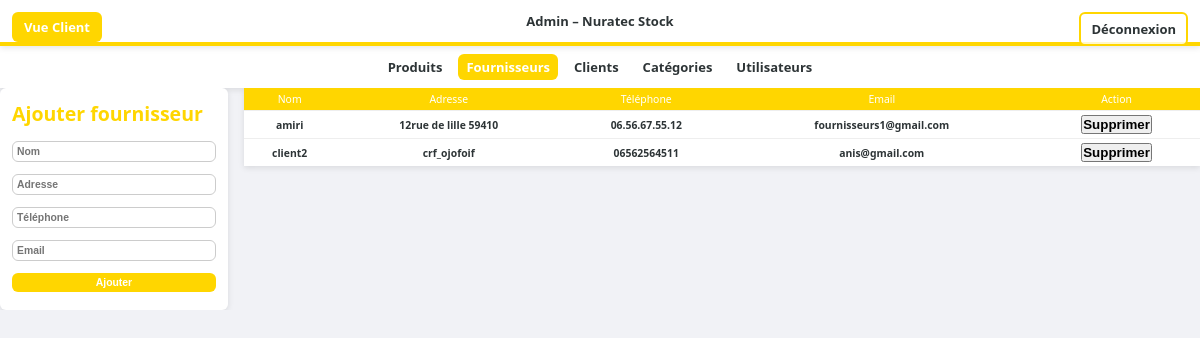
/admin.php?section=fournisseurs (signed in), run on the app's committed database.
### tables this page shows
CREATE TABLE `fournisseurs` (
  `id` int NOT NULL AUTO_INCREMENT,
  `nom` varchar(100) NOT NULL,
  `telephone` varchar(20) DEFAULT NULL,
  `adresse` varchar(255) DEFAULT NULL,
  `email` varchar(100) DEFAULT NULL,
  PRIMARY KEY (`id`)
);

### admin.php (the view, shortened to what this page needs)
<?php
try {
    $pdo = new PDO(
        "mysql:host=localhost;dbname=nuratecstock;charset=utf8",
        "root",
        "Nura1939@",
        [PDO::ATTR_ERRMODE=>PDO::ERRMODE_EXCEPTION, PDO::ATTR_DEFAULT_FETCH_MODE=>PDO::FETCH_ASSOC]
    );
} catch (PDOException $e) {
    die("Erreur de connexion : " . $e->getMessage());
}
$categories = $pdo->query("SELECT id,nom FROM categories ORDER BY nom")->fetchAll();
$section = $_GET['section'] ?? 'produits';
?>
<!DOCTYPE html>
<html lang="fr">
<head>
</head>
<body>
<header>
  Admin – Nuratec Stock
  <a href="index.php" class="btn-switch">Vue Client</a>
  <a href="logout.php" class="logout">Déconnexion</a>
</header>
<nav class="navbar">
  <a href="admin.php?section=produits"     class="<?= $section==='produits'?'active':'' ?>">Produits</a>
  <a href="admin.php?section=fournisseurs" class="<?= $section==='fournisseurs'?'active':'' ?>">Fournisseurs</a>
  <a href="admin.php?section=clients"      class="<?= $section==='clients'?'active':'' ?>">Clients</a>
  <a href="admin.php?section=categories"   class="<?= $section==='categories'?'active':'' ?>">Catégories</a>
  <a href="admin.php?section=utilisateurs" class="<?= $section==='utilisateurs'?'active':'' ?>">Utilisateurs</a>
</nav>
<?php if($section==='produits'): ?>
  <form method="get" class="filter-bar">
    <input type="hidden" name="section" value="produits">
    <select name="filtre_categorie">
      <option value="">Toutes catégories</option>
      <?php foreach($categories as $c): ?>
        <option value="<?= $c['id'] ?>" <?= (($_GET['filtre_categorie']??'')==$c['id'])?'selected':'' ?>>
          <?= htmlspecialchars($c['nom']) ?>
        </option>
      <?php endforeach; ?>
    </select>
    <input type="text" name="recherche" placeholder="Recherche…" value="<?= htmlspecialchars($_GET['recherche']??'') ?>">
    <input type="submit" value="Filtrer">
  </form>
  <div class="section-container">
    <div class="form-left">
      <?php if(isset($_GET['edit_produit_id'])):
        $stmtE=$pdo->prepare("SELECT * FROM produits WHERE id=?");
        $stmtE->execute([$_GET['edit_produit_id']]);
        $prod=$stmtE->fetch();
        $stmtSC=$pdo->prepare("SELECT id,nom FROM sous_categories WHERE id_categorie=?");
        $stmtSC->execute([$prod['id_categorie']]);
        $souscats=$stmtSC->fetchAll();
      ?>
        <h2>Modifier produit</h2>
        <form method="post" enctype="multipart/form-data">
          <input type="hidden" name="id_produit" value="<?= $prod['id'] ?>">
          <input type="text" name="nom_produit"      value="<?= htmlspecialchars($prod['nom']) ?>" placeholder="Nom" required>
          <input type="text" name="ean"               value="<?= htmlspecialchars($prod['ean']) ?>" placeholder="EAN" required>
          <input type="text" name="nu"                value="<?= htmlspecialchars($prod['nu']) ?>" placeholder="NU">
          <input type="number" name="quantite"       value="<?= $prod['quantite'] ?>" placeholder="Quantité" min="0" required>
          <input type="text" name="marque"            value="<?= htmlspecialchars($prod['marque']) ?>" placeholder="Marque" required>
          <input type="text" name="reference"        value="<?= htmlspecialchars($prod['reference']) ?>" placeholder="Référence" required>
          <label>Catégorie</label>
          <select name="categorie" id="cat-select" required>
            <option value="">Sélectionnez</option>
            <?php foreach($categories as $c): ?>
              <option value="<?= $c['id'] ?>" <?= $c['id']==$prod['id_categorie']?'selected':'' ?>>
                <?= htmlspecialchars($c['nom']) ?>
              </option>
            <?php endforeach; ?>
          </select>
          <label>Sous-catégorie <small>(facultatif)</small></label>
          <select name="souscategorie" id="souscat-select">
            <option value="">Aucune</option>
            <?php foreach($souscats as $sc): ?>
              <option value="<?= $sc['id'] ?>" <?= $sc['id']==$prod['id_souscategorie']?'selected':'' ?>>
                <?= htmlspecialchars($sc['nom']) ?>
              </option>
            <?php endforeach; ?>
          </select>
          <div id="telephonie-fields" style="display:<?= strtolower($pdo->query("SELECT nom FROM categories WHERE id={$prod['id_categorie']}")->fetchColumn())==='téléphonie'?'block':'none' ?>;margin:8px 0;">
            <input type="text" name="imei"            value="<?= htmlspecialchars($prod['imei']??'') ?>" placeholder="IMEI">
            <input type="text" name="ecid"            value="<?= htmlspecialchars($prod['ecid']??'') ?>" placeholder="ECID">
            <input type="text" name="numero_de_serie" value="<?= htmlspecialchars($prod['numero_de_serie']??'') ?>" placeholder="N° de série">
          </div>
          <?php for($i=1;$i<=3;$i++): $col="photo$i"; ?>
            <p>Photo <?= $i ?> actuelle :</p>
            <?= $prod[$col] ? '<img src="'.htmlspecialchars($prod[$col]).'">' : '<span style="color:#888">Aucune</span>' ?>
            <input type="file" name="<?= $col ?>" accept="image/*">
          <?php endfor; ?>
          <p>QR Code actuel :</p>
          <?= $prod['qr_code'] ? '<img src="'.htmlspecialchars($prod['qr_code']).'">' : '<span style="color:#888">Aucun</span>' ?>
          <button type="submit" name="modifier_produit">Enregistrer</button>
        </form>
      <?php else: ?>
        <h2>Ajouter un produit</h2>
        <form method="post" enctype="multipart/form-data">
          <input type="text" name="nom_produit" placeholder="Nom" required>
          <input type="text" name="ean"          placeholder="EAN" required>
          <input type="text" name="nu"           placeholder="NU">
          <input type="number" name="quantite"   placeholder="Quantité" min="0" required>
          <input type="text" name="marque"       placeholder="Marque" required>
          <input type="text" name="reference"    placeholder="Référence" required>
          <label>Catégorie</label>
          <select name="categorie" id="cat-select" required>
            <option value="">Sélectionnez</option>
            <?php foreach($categories as $c): ?>
              <option value="<?= $c['id'] ?>"><?= htmlspecialchars($c['nom']) ?></option>
            <?php endforeach; ?>
          </select>
          <label>Sous-catégorie <small>(facultatif)</small></label>
          <select name="souscategorie" id="souscat-select" disabled>
            <option value="">Aucune</option>
          </select>
          <div id="telephonie-fields" style="display:none;margin:8px 0;">
            <input type="text" name="imei"            placeholder="IMEI">
            <input type="text" name="ecid"            placeholder="ECID">
            <input type="text" name="numero_de_serie" placeholder="N° de série">
          </div>
          <p>Photo 1 : <input type="file" name="photo1" accept="image/*"></p>
          <p>Photo 2 : <input type="file" name="photo2" accept="image/*"></p>
          <p>Photo 3 : <input type="file" name="photo3" accept="image/*"></p>
          <button type="submit" name="ajouter_produit">Ajouter</button>
        </form>
      <?php endif; ?>
    </div>
    <div style="flex:1;overflow-x:auto;">
      <form method="post" action="export_pdf.php" id="export-form">
        <button type="submit" name="export_pdf" style="margin-bottom:8px;">🖨️ Exporter en PDF</button>
        <table>
          <tr>
            <th><input type="checkbox" id="select-all"></th>
            <th>NOM</th><th>EAN</th><th>NU</th><th>QTE</th><th>MARQUE</th><th>REF</th>
            <th>IMEI</th><th>ECID</th><th>N° DE SERIE</th><th>CATEGORIE</th><th>SOUS-CATEGORIE</th>
            <th>PHOTOS</th><th>QR CODE</th><th>ACTIONS</th>
          </tr>
          <?php
          $sql="SELECT p.*,c.nom AS cat,s.nom AS souscat
                FROM produits p
                LEFT JOIN categories c ON p.id_categorie=c.id
                LEFT JOIN sous_categories s ON p.id_souscategorie=s.id
                WHERE 1";
          $params=[];
          if(!empty($_GET['filtre_categorie'])) {
            $sql.=" AND p.id_categorie=?";
            $params[]=(int)$_GET['filtre_categorie'];
          }
          if(!empty($_GET['recherche'])) {
            $sql.=" AND (p.nom LIKE ? OR p.ean LIKE ? OR p.nu LIKE ?)";
            $search="%".$_GET['recherche']."%";
            $params[]=$search; $params[]=$search; $params[]=$search;
          }
          $stmtP=$pdo->prepare($sql);
          $stmtP->execute($params);
          foreach($stmtP->fetchAll() as $r): ?>
            <tr>
              <td><input type="checkbox" name="ids[]" value="<?= $r['id'] ?>"></td>
              <td><?= htmlspecialchars($r['nom']) ?></td>
              <td><?= htmlspecialchars($r['ean']) ?></td>
              <td><?= htmlspecialchars($r['nu']) ?></td>
              <td>
                <form method="post" style="display:inline">
                  <button name="changer_quantite" value="moins">−</button>
                  <input type="hidden" name="id_produit" value="<?= $r['id'] ?>">
                </form>
                <form method="post" style="display:inline">
                  <input type="number" name="nouvelle_quantite" value="<?= $r['quantite'] ?>" style="width:40px">
                  <button name="modifier_quantite">✔</button>
                  <input type="hidden" name="id_produit" value="<?= $r['id'] ?>">
                </form>
                <form method="post" style="display:inline">
                  <button name="changer_quantite" value="plus">＋</button>
                  <input type="hidden" name="id_produit" value="<?= $r['id'] ?>">
                </form>
              </td>
              <td><?= htmlspecialchars($r['marque']) ?></td>
              <td><?= htmlspecialchars($r['reference']) ?></td>
              <td><?= htmlspecialchars($r['imei'] ?? '') ?></td>
              <td><?= htmlspecialchars($r['ecid'] ?? '') ?></td>
              <td><?= htmlspecialchars($r['numero_de_serie'] ?? '') ?></td>
              <td><?= htmlspecialchars($r['cat']) ?></td>
              <td><?= htmlspecialchars($r['souscat'] ?? '') ?></td>
              <td>
                <?php for($i=1;$i<=3;$i++): $col="photo$i"; if(!empty($r[$col])): ?>
                  <a href="#zoom-<?= "{$r['id']}-$i" ?>"><img src="<?= $r[$col] ?>"></a>
                  <div class="overlay" id="zoom-<?= "{$r['id']}-$i" ?>">
                    <a href="#" class="close-btn">&times;</a>
                    <img src="<?= $r[$col] ?>">
                  </div>
                <?php endif; endfor; ?>
              </td>
              <td>
                <?php if(!empty($r['qr_code'])): ?>
                  <a href="#zoom-qr-<?= $r['id'] ?>"><img src="<?= $r['qr_code'] ?>"></a>
                  <div class="overlay" id="zoom-qr-<?= $r['id'] ?>">
                    <a href="#" class="close-btn">&times;</a>
                    <img src="<?= $r['qr_code'] ?>">
                  </div>
                <?php endif; ?>
              </td>
              <td>
                <a href="admin.php?section=produits&edit_produit_id=<?= $r['id'] ?>">Modifier</a>
                <form method="post" style="display:inline" onsubmit="return confirm('Supprimer ?')">
                  <input type="hidden" name="supprimer_id" value="<?= $r['id'] ?>">
                  <button type="submit">Supprimer</button>
                </form>
              </td>
            </tr>
          <?php endforeach; ?>
        </table>
      </form>
    </div>
  </div>
  <script>
    document.getElementById('select-all').addEventListener('change', function(){
      document.querySelectorAll('#export-form input[name="ids[]"]')
        .forEach(cb => cb.checked = this.checked);
    });
    document.getElementById('cat-select').addEventListener('change', function(){
      const id   = this.value,
            sous = document.getElementById('souscat-select'),
            tel  = document.getElementById('telephonie-fields');
      tel.style.display = this.options[this.selectedIndex].text.toLowerCase()==='téléphonie'?'block':'none';
      if (!id) {
        sous.innerHTML = '<option value="">Aucune</option>';
        sous.disabled = true;
        return;
      }
      sous.innerHTML = '<option>Chargement…</option>';
      sous.disabled = true;
      fetch('admin.php?ajax=souscats&categorie=' + id)
        .then(r => r.ok ? r.json() : Promise.reject())
        .then(data => {
          sous.innerHTML = '<option value="">Aucune</option>';
          data.forEach(sc => {
            const o = document.createElement('option');
            o.value = sc.id; o.textContent = sc.nom;
            sous.appendChild(o);
          });
          sous.disabled = false;
        })
        .catch(() => {
          sous.innerHTML = '<option value="">Erreur</option>';
        });
    });
  </script>
<?php elseif($section==='fournisseurs'): ?>
  <div class="section-container">
    <form method="post" class="form-left">
      <h2>Ajouter fournisseur</h2>
      <input type="text" name="nom_fournisseur" placeholder="Nom" required>
      <input type="text" name="adresse_fournisseur" placeholder="Adresse">
      <input type="text" name="tel_fournisseur" placeholder="Téléphone">
      <input type="email" name="email_fournisseur" placeholder="Email">
      <button type="submit" name="ajouter_fournisseur">Ajouter</button>
    </form>
    <table>
      <tr><th>Nom</th><th>Adresse</th><th>Téléphone</th><th>Email</th><th>Action</th></tr>
      <?php foreach($pdo->query("SELECT * FROM fournisseurs") as $f): ?>
        <tr>
          <td><?= htmlspecialchars($f['nom']) ?></td>
          <td><?= htmlspecialchars($f['adresse']) ?></td>
          <td><?= htmlspecialchars($f['telephone']) ?></td>
          <td><?= htmlspecialchars($f['email']) ?></td>
          <td>
            <form method="post" style="display:inline" onsubmit="return confirm('Supprimer ?')">
              <button type="submit">Supprimer</button>
            </form>
          </td>
        </tr>
      <?php endforeach; ?>
    </table>
  </div>
<?php endif; ?>
</body>
</html>

### admin.php (style rules this page uses)
:root { --accent:#FFD600;--bg-light:#f1f2f6;--bg-white:#fff;--text:#2d3436;--radius:6px;--shadow:0 2px 6px rgba(0,0,0,0.1) }
*,*::before,*::after { margin:0;padding:0;box-sizing:border-box;font-weight:bold; }
body { background:var(--bg-light);color:var(--text);font-family:"Segoe UI",sans-serif;font-size:13px; }
header { background:var(--bg-white);border-bottom:4px solid var(--accent);box-shadow:var(--shadow);padding:12px;display:flex;justify-content:center;position:relative; }
header a.btn-switch { position:absolute;left:12px;top:12px;background:var(--accent);color:#fff;padding:6px 12px;border-radius:var(--radius);text-decoration:none; }
header a.logout { position:absolute;right:12px;top:12px;background:rgba(255,255,255,0.8);color:var(--text);border:2px solid var(--accent);padding:6px 10px;border-radius:var(--radius);text-decoration:none; }
.navbar { display:flex;justify-content:center;gap:8px;padding:8px;background:var(--bg-white);box-shadow:var(--shadow); }
.navbar a { padding:4px 8px;border-radius:var(--radius);text-decoration:none;color:var(--text);transition:.2s; }
.navbar a.active,.navbar a:hover { background:var(--accent);color:#fff; }
.section-container { display:flex;align-items:flex-start;gap:16px;overflow-x:auto; }
.form-left { width:280px;background:var(--bg-white);padding:12px;border-radius:var(--radius);box-shadow:var(--shadow); }
.form-left h2 { color:var(--accent);margin-bottom:8px; }
.form-left input,.form-left select,.form-left button { width:100%;margin:6px 0;padding:4px;font-size:.8em;border:1px solid #ccc;border-radius:var(--radius); }
.form-left button { background:var(--accent);color:#fff;border:none;cursor:pointer; }
table { width:100%;border-collapse:collapse;background:var(--bg-white);box-shadow:var(--shadow);font-size:.8em; }
th,td { padding:4px;text-align:center;border-bottom:1px solid #eee; }
th { background:var(--accent);color:#fff;font-weight:normal; }
tr:last-child td { border-bottom:none; }

### data on the page
fournisseurs: nom "amiri", adresse "12rue de lille 59410", telephone "06.56.67.55.12", email "fournisseurs1@gmail.com"
fournisseurs: nom "client2", adresse "crf_ojofoif", telephone "06562564511", email "anis@gmail.com"
